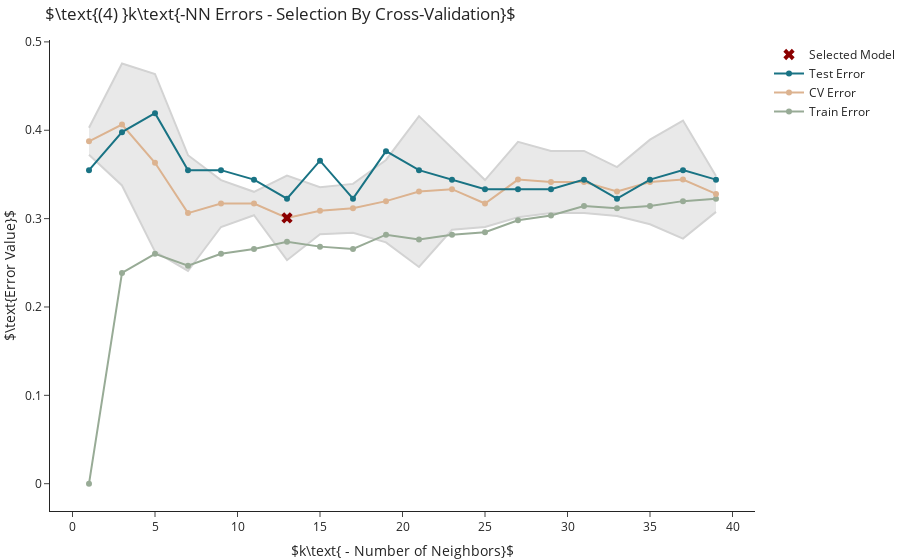

Notebook code cell kept with this figure:
### Markdown cell above
In Figure 3, we can see the train- and test errors, as well as the results over the validation sets. These results are seen in two ways. The first is the average validation error achieved for each value of $k$ and is seen in the graph as the line of "Mean Validation Error". 

The second is the grey area seen in the plot. This is known as the confidence interval and is our estimation on where might the estimator be located (recall that the mean captures the first moment and the variance captures the second). This gives us a level of confidence in our prediction.

The main problem with the approach above is that we have to put a side a lot of data which we cannot train over and just use for these independent validations. To adress this problem we instead use the Cross Validation approach.

### Code cell
train_errors, test_errors = [], []
for k in k_range:
    model = KNeighborsClassifier(k).fit(X_train, y_train)
    train_errors.append(1-model.score(X_train, y_train))
    test_errors.append(1-model.score(X_test, y_test))

param_grid = {'n_neighbors':k_range}
knn_cv = GridSearchCV(KNeighborsClassifier(), param_grid, cv=3).fit(X_train, y_train)
cv_errors = 1 - knn_cv.cv_results_["mean_test_score"]
std = knn_cv.cv_results_["std_test_score"] 
    
min_ind = np.argmin(np.array(cv_errors))
selected_k = np.array(k_range)[min_ind]
selected_error = cv_errors[min_ind]


go.Figure([
        go.Scatter(name='Lower CV Error CI', x=k_range, y=cv_errors - 2*std, mode='lines', line=dict(color="lightgrey"), showlegend=False, fill=None),
    go.Scatter(name='Upper CV Error CI', x=k_range, y=cv_errors + 2*std, mode='lines', line=dict(color="lightgrey"), showlegend=False, fill="tonexty"), 
    
    go.Scatter(name="Train Error", x=k_range, y=train_errors, mode='markers + lines', marker_color='rgb(152,171,150)'), 
    go.Scatter(name="CV Error", x=k_range, y=cv_errors, mode='markers + lines', marker_color='rgb(220,179,144)'),
    go.Scatter(name="Test Error", x=k_range, y=test_errors, mode='markers + lines', marker_color='rgb(25,115,132)'), 
    go.Scatter(name='Selected Model', x=[selected_k], y=[selected_error], mode='markers', marker=dict(color='darkred', symbol="x", size=10))])\
.update_layout(title=r"$\text{(4) }k\text{-NN Errors - Selection By Cross-Validation}$", 
                 xaxis_title=r"$k\text{ - Number of Neighbors}$", 
                 yaxis_title=r"$\text{Error Value}$").show()

### Figure 1 — Plotly figure (JSON) as saved in the notebook; plotly's stock layout.template omitted (floating-point values rounded to 4 significant figures)
{"data": [{"line": {"color": "lightgrey"}, "mode": "lines", "name": "Lower CV Error CI", "showlegend": false, "x": [1, 3, 5, 7, 9, 11, 13, 15, 17, 19, 21, 23, 25, 27, 29, 31, 33, 35, 37, 39], "y": [0.3722, 0.3375, 0.2626, 0.2407, 0.2905, 0.3038, 0.2529, 0.2824, 0.284, 0.2732, 0.2453, 0.2873, 0.2905, 0.3015, 0.3063, 0.3063, 0.303, 0.2936, 0.2774, 0.3076], "type": "scatter"}, {"fill": "tonexty", "line": {"color": "lightgrey"}, "mode": "lines", "name": "Upper CV Error CI", "showlegend": false, "x": [1, 3, 5, 7, 9, 11, 13, 15, 17, 19, 21, 23, 25, 27, 29, 31, 33, 35, 37, 39], "y": [0.4029, 0.4755, 0.4637, 0.3717, 0.3436, 0.3303, 0.3487, 0.3355, 0.3393, 0.3664, 0.416, 0.3793, 0.3436, 0.3869, 0.3766, 0.3766, 0.3583, 0.3893, 0.411, 0.3482], "type": "scatter"}, {"marker": {"color": "rgb(152,171,150)"}, "mode": "markers+lines", "name": "Train Error", "x": [1, 3, 5, 7, 9, 11, 13, 15, 17, 19, 21, 23, 25, 27, 29, 31, 33, 35, 37, 39], "y": [0.0, 0.2385, 0.2602, 0.2466, 0.2602, 0.2656, 0.2737, 0.2683, 0.2656, 0.2818, 0.2764, 0.2818, 0.2846, 0.2981, 0.3035, 0.3144, 0.3117, 0.3144, 0.3198, 0.3225], "type": "scatter"}, {"marker": {"color": "rgb(220,179,144)"}, "mode": "markers+lines", "name": "CV Error", "x": [1, 3, 5, 7, 9, 11, 13, 15, 17, 19, 21, 23, 25, 27, 29, 31, 33, 35, 37, 39], "y": [0.3875, 0.4065, 0.3631, 0.3062, 0.3171, 0.3171, 0.3008, 0.3089, 0.3117, 0.3198, 0.3306, 0.3333, 0.3171, 0.3442, 0.3415, 0.3415, 0.3306, 0.3415, 0.3442, 0.3279], "type": "scatter"}, {"marker": {"color": "rgb(25,115,132)"}, "mode": "markers+lines", "name": "Test Error", "x": [1, 3, 5, 7, 9, 11, 13, 15, 17, 19, 21, 23, 25, 27, 29, 31, 33, 35, 37, 39], "y": [0.3548, 0.3978, 0.4194, 0.3548, 0.3548, 0.3441, 0.3226, 0.3656, 0.3226, 0.3763, 0.3548, 0.3441, 0.3333, 0.3333, 0.3333, 0.3441, 0.3226, 0.3441, 0.3548, 0.3441], "type": "scatter"}, {"marker": {"color": "darkred", "size": 10, "symbol": "x"}, "mode": "markers", "name": "Selected Model", "x": [13], "y": [0.3008], "type": "scatter"}], "layout": {"title": {"text": "$\\text{(4) }k\\text{-NN Errors - Selection By Cross-Validation}$"}, "xaxis": {"title": {"text": "$k\\text{ - Number of Neighbors}$"}}, "yaxis": {"title": {"text": "$\\text{Error Value}$"}}}}
